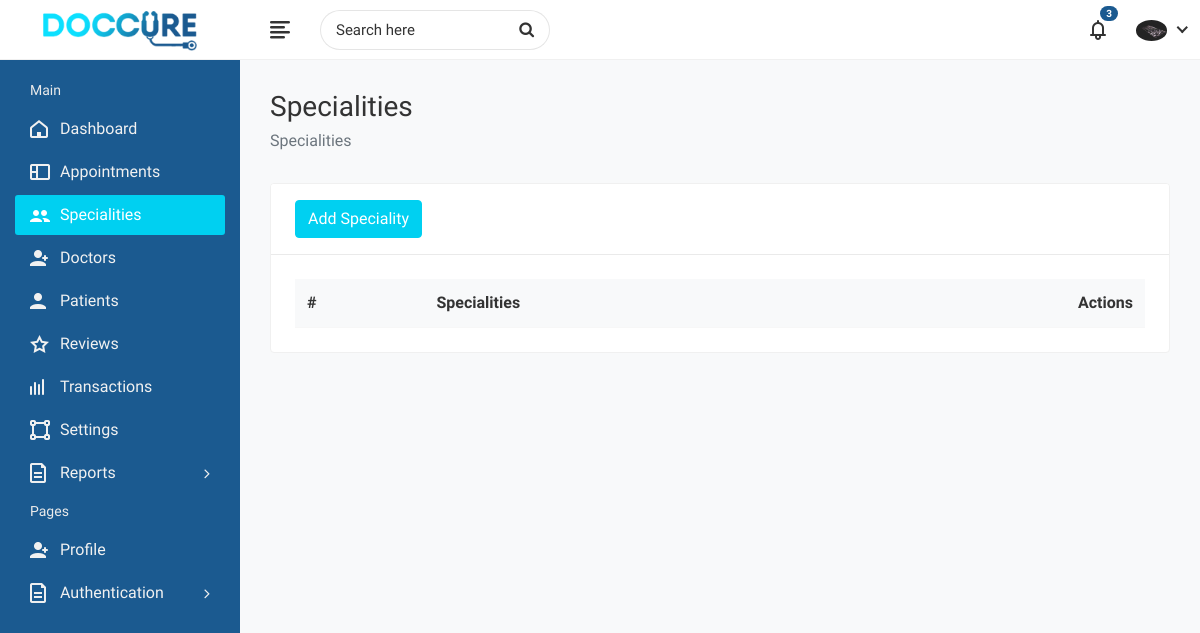
Before: /administrators/specialities/ (signed in) with the older database file.
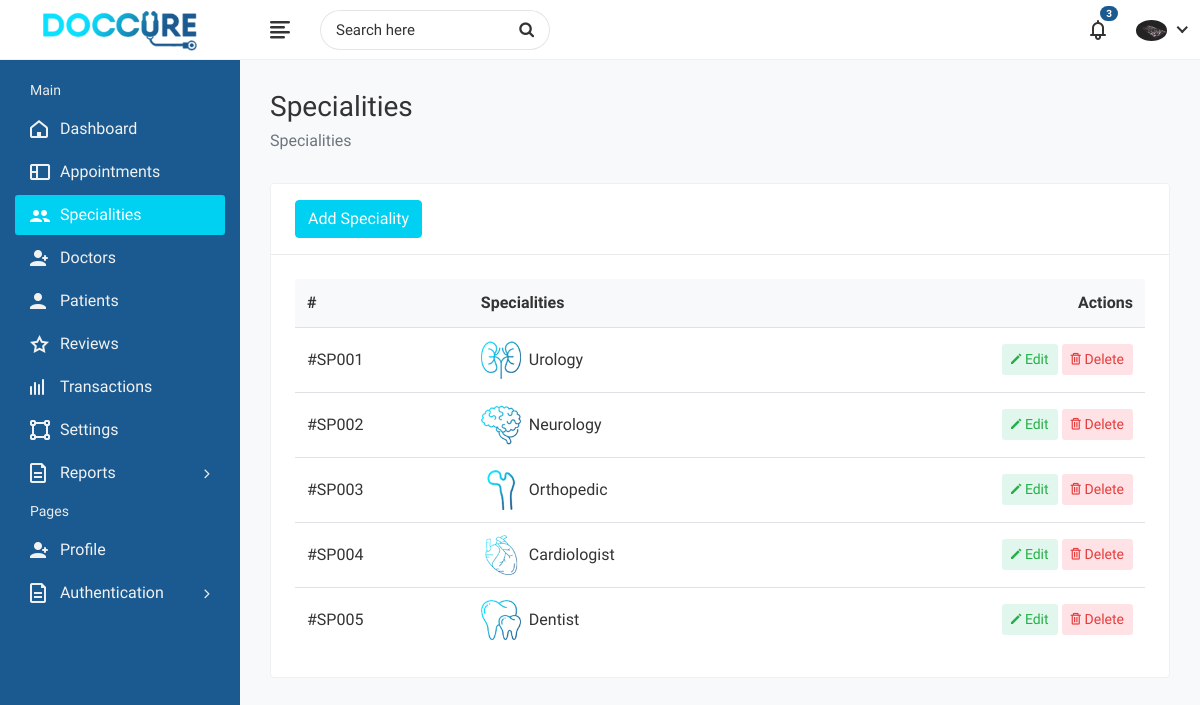
After: the same page with the newer database file.
### administrators/models.py (models this page shows)
class Admin(models.Model):
	user = models.OneToOneField(User, on_delete=models.CASCADE)
	image = models.ImageField('Profile Image', upload_to='Image/Administrator',
		max_length=500, default='dummy.png')
	first_name = models.CharField('First Name', max_length=50)
	second_name =  models.CharField('Second Name', max_length=50)
	d_o_b = models.DateField('Date of Birth')
	phone_no = models.CharField('Phone Number', max_length=50)
	email = models.EmailField('Email', max_length=250)
	address_line = models.CharField('Address Line', max_length=200, blank=True)
	country = models.CharField('Country', max_length=100, blank=True)
	county = models.CharField('County', max_length=100, blank=True)
	town = models.CharField('Town', max_length=100, blank=True)\
	def __str__(self):
		return self.first_name+" "+self.second_name

### appointments/models.py (models this page shows, shortened)
class Speciality(models.Model):
	name = models.CharField('Name', max_length=100)
	image = models.ImageField('Image', upload_to='Image/Speciality', max_length=500)

### administrators/views.py (the view)
# urls.py: path('specialities/', views.specialities, name='specialities'),
@login_required(login_url='/login/')
@user_passes_test(check_admin, login_url='/login/')
@user_passes_test(check_settings, login_url='/administrators/profile/')
def specialities(request):
	if request.method == 'POST':
		form = SpecialityForm(request.POST, request.FILES)
		if form.is_valid():
			form.save()
		return HttpResponseRedirect('../../administrators/specialities/')
	else:
		profile = Admin.objects.get(user=request.user.id)
		specialities = Speciality.objects.all()
		forms = {}
		for speciality in specialities:
			forms.setdefault(speciality, SpecialityForm(instance=speciality))
		return render(request, 'administrators/specialities.html', {'profile': profile, 'forms': forms,
			'specialities': specialities} )

### administrators/views.py (called while the page is built)
def check_admin(user):
	return user.is_superuser

def check_settings(user):
	profile = Admin.objects.filter(user=user.id)
	return profile.count()>=1

### administrators/templates/administrators/specialities.html (shortened to what this page needs)
{% extends "administrators/base.html" %}
{% load static %}
{% block css %}
	<link rel="stylesheet" href="{% static 'administrators/plugins/datatables/datatables.min.css' %}">
{% endblock %}
{% block sidenav %}
	<li>
		<a href="{% url 'admin-dashboard' %}"><i class="fe fe-home"></i> <span>Dashboard</span></a>
	</li>
	<li>
		<a href="{% url 'appointment-list' %}"><i class="fe fe-layout"></i> <span>Appointments</span></a>
	</li>
	<li class="active">
		<a href="{% url 'specialities' %}"><i class="fe fe-users"></i> <span>Specialities</span></a>
	</li>
	<li>
		<a href="{% url 'doctor-list' %}"><i class="fe fe-user-plus"></i> <span>Doctors</span></a>
	</li>
	<li>
		<a href="{% url 'patient-list' %}"><i class="fe fe-user"></i> <span>Patients</span></a>
	</li>
	<li>
		<a href="{% url 'admin-reviews' %}"><i class="fe fe-star-o"></i> <span>Reviews</span></a>
	</li>
	<li>
		<a href="{% url 'transactions-list' %}"><i class="fe fe-activity"></i> <span>Transactions</span></a>
	</li>
	<li>
		<a href="{% url 'settings' %}"><i class="fe fe-vector"></i> <span>Settings</span></a>
	</li>
	<li class="submenu">
		<a href="#"><i class="fe fe-document"></i> <span> Reports</span> <span class="menu-arrow"></span></a>
	</li>
	<li class="menu-title">
		<span>Pages</span>
	</li>
	<li>
		<a href="{% url 'profile' %}"><i class="fe fe-user-plus"></i> <span>Profile</span></a>
	</li>
	<li class="submenu">
		<a href="#"><i class="fe fe-document"></i> <span> Authentication </span> <span class="menu-arrow"></span></a>
	</li>
{% endblock %}
{% block breadcrumb %}Specialities{% endblock %}
{% block breadcrumb1 %} Specialities {% endblock %}
{% block content %}
	<div class="row">
		<div class="col-sm-12">
			<div class="card">
				<div class="card-header">
                    <div class="card-header-action">
                        <a href="#" class="btn btn-primary" data-toggle="modal" data-target="#Add_Specialities_details">Add Speciality</a>
                    </div>
                </div>
				<div class="card-body">
					<div class="table-responsive">
						<table class="datatable table table-hover table-center mb-0">
							<thead>
								<tr>
									<th>#</th>
									<th>Specialities</th>
									<th class="text-right">Actions</th>
								</tr>
							</thead>
							<tbody>
							{% for speciality in specialities %}
								<tr>
									<td>#SP00{{speciality.id}}</td>
									<td>
										<h2 class="table-avatar">
											<a href="profile.html" class="avatar avatar-sm mr-2">
												<img class="avatar-img" src="{{speciality.image.url}}" alt="Speciality">
											</a>
											<a href="profile.html">{{speciality.name}}</a>
										</h2>
									</td>
									<td class="text-right">
										<div class="actions">
											<a class="btn btn-sm bg-success-light" data-toggle="modal" href="#edit_specialities_details{{speciality.id}}">
												<i class="fe fe-pencil"></i> Edit
											</a>
											<a  data-toggle="modal" href="#delete_modal{{speciality.id}}" class="btn btn-sm bg-danger-light">
												<i class="fe fe-trash"></i> Delete
											</a>
										</div>
									</td>
								</tr>
							{% endfor %}
							</tbody>
						</table>
					</div>
				</div>
			</div>
		</div>
	</div>
{% endblock %}

### administrators/templates/administrators/base.html (shortened to what this page needs)
<!DOCTYPE html>
<html lang="en">
	<head>
		{% load static %}
        <link rel="stylesheet" href="{% static 'administrators/css/bootstrap.min.css' %}">
        <link rel="stylesheet" href="{% static 'administrators/css/font-awesome.min.css' %}">
        <link rel="stylesheet" href="{% static 'administrators/css/feathericon.min.css' %}">
        <link rel="stylesheet" href="{% static 'administrators/css/style.css' %}">
        {% block css %}
		{% endblock %}
    </head>
    <body>
        <div class="main-wrapper">
            <div class="header">
                <div class="header-left">
                    <a href="{% url 'index' %}" class="logo">
						<img src="{% static 'administrators/img/logo.png' %}" alt="Logo">
					</a>
                </div>
				<a href="javascript:void(0);" id="toggle_btn">
					<i class="fe fe-text-align-left"></i>
				</a>
				<div class="top-nav-search">
					<form>
						<input type="text" class="form-control" placeholder="Search here">
						<button class="btn" type="submit"><i class="fa fa-search"></i></button>
					</form>
				</div>
				<ul class="nav user-menu">
					<li class="nav-item dropdown noti-dropdown">
						<a href="#" class="dropdown-toggle nav-link" data-toggle="dropdown">
							<i class="fe fe-bell"></i> <span class="badge badge-pill">3</span>
						</a>
					</li>
					<li class="nav-item dropdown has-arrow">
						<a href="#" class="dropdown-toggle nav-link" data-toggle="dropdown">
							<span class="user-img"><img class="rounded-circle" src="{{profile.image.url}}" width="31" alt="Ryan Taylor"></span>
						</a>
					</li>
				</ul>
            </div>
            <div class="sidebar" id="sidebar">
                <div class="sidebar-inner slimscroll">
					<div id="sidebar-menu" class="sidebar-menu">
						<ul>
							<li class="menu-title">
								<span>Main</span>
							</li>
							{% block sidenav %}
							{% endblock %}
						</ul>
					</div>
                </div>
            </div>
            <div class="page-wrapper">
                <div class="content container-fluid">
					<div class="page-header">
						<div class="row">
							<div class="col-sm-12">
								<h3 class="page-title">{% block breadcrumb %}{% endblock %}</h3>
								<ul class="breadcrumb">
									<li class="breadcrumb-item active">{% block breadcrumb1 %}{% endblock %}</li>
								</ul>
							</div>
						</div>
					</div>
					{% block content %}
					{% endblock %}
				</div>
			</div>
        </div>
    </body>
</html>

Changed rows visible on the page:
added Speciality: id "1", image (picture), name "Urology"
added Speciality: id "2", image (picture), name "Neurology"
added Speciality: id "3", image (picture), name "Orthopedic"
added Speciality: id "4", image (picture), name "Cardiologist"
added Speciality: id "5", image (picture), name "Dentist"
